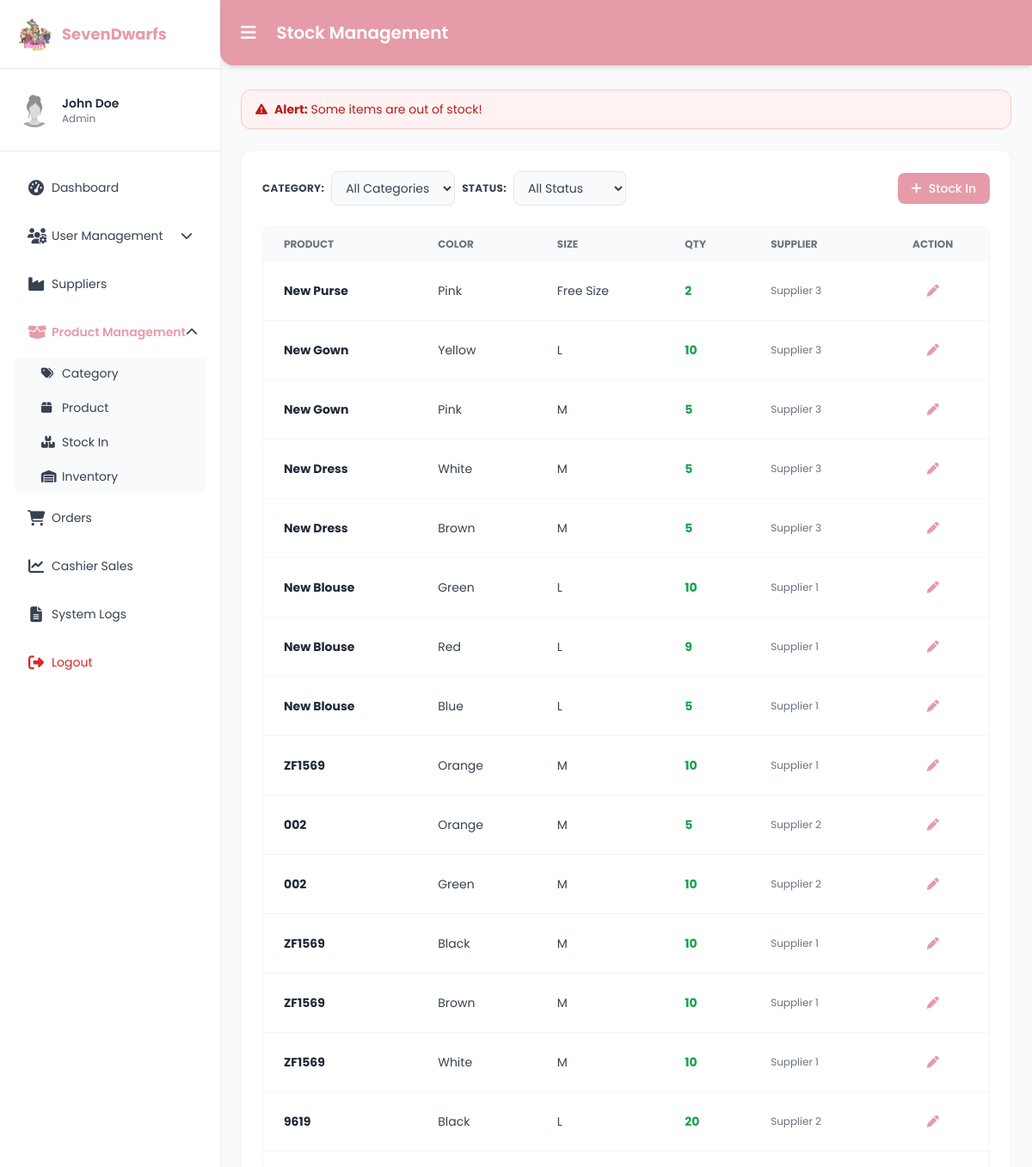
Before: /stock_management.php (signed in, upper part) with the older database file.
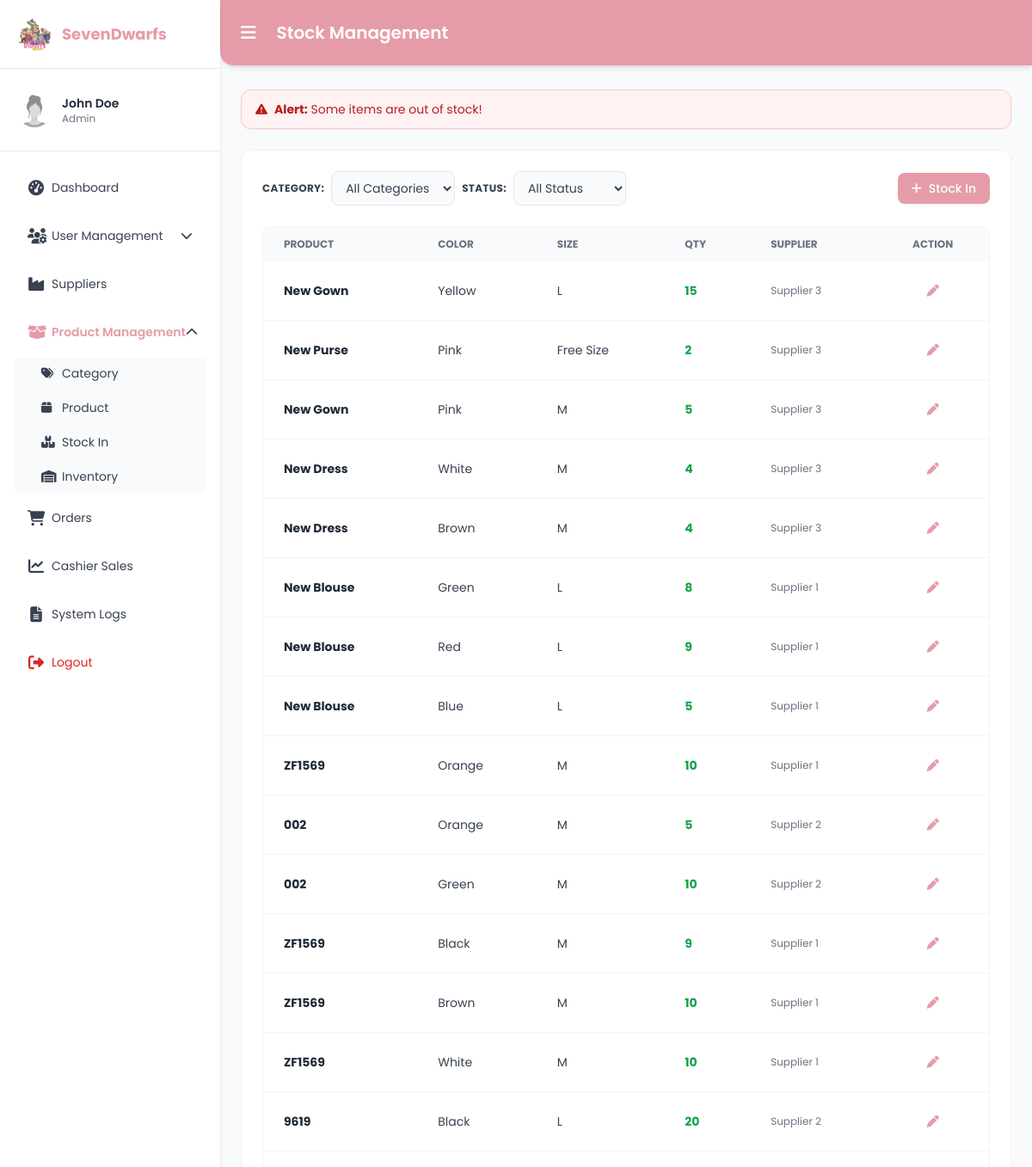
After: the same page with the newer database file.
### tables this page shows
CREATE TABLE `products` (
  `product_id` int(11) NOT NULL,
  `product_name` varchar(255) DEFAULT NULL,
  `description` text DEFAULT NULL,
  `price_id` int(11) DEFAULT NULL,
  `stocks` int(11) DEFAULT NULL,
  `category_id` int(11) DEFAULT NULL,
  `image_url` text DEFAULT NULL,
  `created_at` timestamp NOT NULL DEFAULT current_timestamp(),
  `supplier_id` int(11) DEFAULT NULL,
  `supplier_price` decimal(10,2) NOT NULL,
  `revenue` decimal(10,2) GENERATED ALWAYS AS (`price_id` - `supplier_price`) STORED,
  `sizes` varchar(255) DEFAULT NULL,
  `colors` varchar(255) DEFAULT NULL
);

CREATE TABLE `colors` (
  `color_id` int(11) NOT NULL,
  `color` varchar(50) NOT NULL
);

CREATE TABLE `sizes` (
  `size_id` int(11) NOT NULL,
  `size` varchar(50) NOT NULL
);

CREATE TABLE `suppliers` (
  `supplier_id` int(11) NOT NULL,
  `supplier_name` varchar(255) NOT NULL,
  `supplier_email` varchar(100) DEFAULT NULL,
  `supplier_phone` varchar(20) DEFAULT NULL,
  `created_at` timestamp NOT NULL DEFAULT current_timestamp()
);

### stock_management.php (the view, shortened to what the changed rows need)
<?php
require 'conn.php';
function e($v) { return htmlspecialchars($v ?? '', ENT_QUOTES, 'UTF-8'); }
$stock_rows = [];
$whereSQL = "";
$stockQuery = "
    SELECT
        s.stock_id,
        p.product_id,
        p.product_name,
        p.supplier_price,
        p.price_id AS seller_price,
        s.color_id,
        s.size_id,
        col.color,
        sz.size,
        COALESCE(s.current_qty, 0) AS current_qty,
        p.supplier_id,
        sup.supplier_name,
        MAX(si.date_added) AS date_added
    FROM products p
    INNER JOIN stock s ON p.product_id = s.product_id
    LEFT JOIN categories c ON p.category_id = c.category_id
    LEFT JOIN colors col ON s.color_id = col.color_id
    LEFT JOIN sizes sz ON s.size_id = sz.size_id
    LEFT JOIN stock_in si ON si.stock_id = s.stock_id
    LEFT JOIN suppliers sup ON p.supplier_id = sup.supplier_id
    " . $whereSQL . "
    GROUP BY s.stock_id, p.product_id, p.product_name, s.color_id, s.size_id, col.color, sz.size, s.current_qty
    ORDER BY
        date_added DESC,
        s.stock_id DESC
";
if ($stmt = $conn->prepare($stockQuery)) {
    $stmt->execute();
    $res = $stmt->get_result();
    while ($r = $res->fetch_assoc()) {
        $stock_rows[] = $r;
    }
}
?>
<!DOCTYPE html>
<html lang="en">
<head>
  <script src="https://cdn.tailwindcss.com"></script>
  <link rel="stylesheet" href="https://unpkg.com/nprogress@0.2.0/nprogress.css" />
  <link href="https://cdnjs.cloudflare.com/ajax/libs/font-awesome/6.4.0/css/all.min.css" rel="stylesheet" />
</head>
<body class="text-sm animate-fade-in">
<div class="flex min-h-screen"
     x-data="{
        sidebarOpen: localStorage.getItem('sidebarOpen') === 'false' ? false : true,
        userMenu: false,
        productMenu: true,
        stockInOpen: false,
        editStockOpen: false,
        editData: {
            id: null,
            qty: 0,
            supplier_id: '',
            product_id: '',
            color_id: '',
            size_id: '',
            supplier_price: '',
            price: ''
        }
     }"
     x-init="$watch('sidebarOpen', val => localStorage.setItem('sidebarOpen', val))">
  <aside
    class="bg-white shadow-md fixed top-0 left-0 h-screen z-30 transition-all duration-300 ease-in-out no-scrollbar overflow-y-auto"
    :class="sidebarOpen ? 'w-64' : 'w-20'"
  >
    <div class="p-5 border-b flex items-center h-20 transition-all duration-300" :class="sidebarOpen ? 'space-x-3' : 'justify-center pl-0'">
        <h2 class="text-lg font-bold text-[var(--rose)] whitespace-nowrap overflow-hidden transition-all duration-300"
            x-show="sidebarOpen" x-transition.opacity>SevenDwarfs</h2>
    </div>
  </aside>
  <main class="flex-1 flex flex-col pt-20 bg-gray-50 transition-all duration-300 ease-in-out"
        :class="sidebarOpen ? 'ml-64' : 'ml-20'">
    <header class="bg-[var(--rose)] text-white p-4 flex justify-between items-center shadow-md rounded-bl-2xl fixed top-0 right-0 z-20 transition-all duration-300"
            :class="sidebarOpen ? 'left-64' : 'left-20'">
      <div class="flex items-center gap-4">
          <h1 class="text-xl font-semibold">Stock Management</h1>
      </div>
    </header>
    <section class="p-6 space-y-6">
        <div class="bg-white rounded-xl shadow-sm border border-gray-100 p-6">
            <div class="overflow-x-auto rounded-lg border border-gray-100">
                <table class="min-w-full text-left text-sm text-gray-600">
                    <thead class="bg-gray-50 text-gray-500 uppercase font-bold text-xs">
                        <tr>
                            <th class="px-6 py-3">Product</th>
                            <th class="px-6 py-3">Color</th>
                            <th class="px-6 py-3">Size</th>
                            <th class="px-6 py-3">Qty</th>
                            <th class="px-6 py-3">Supplier</th>
                            <th class="px-6 py-3 text-center">Action</th>
                        </tr>
                    </thead>
                    <tbody class="divide-y divide-gray-100 text-gray-700">
                        <?php if (count($stock_rows) > 0): foreach ($stock_rows as $row): ?>
                          <tr class="hover:bg-gray-50 transition">
                            <td class="px-6 py-4 font-bold text-gray-800">
                                <?= e($row['product_name']) ?>
                            </td>
                            <td class="px-6 py-4"><?= $row['color'] ? e($row['color']) : '<span class="text-gray-400">—</span>' ?></td>
                            <td class="px-6 py-4"><?= $row['size'] ? e($row['size']) : '<span class="text-gray-400">—</span>' ?></td>
                            <td class="px-6 py-4 font-bold <?= ((int)$row['current_qty'] == 0) ? 'text-red-600' : 'text-green-600' ?>"><?= (int)$row['current_qty'] ?></td>
                            <td class="px-6 py-4 text-xs text-gray-500"><?= e($row['supplier_name'] ?? 'N/A') ?></td>
                            <td class="px-6 py-4 text-center">
                                <button
                                    @click="
                                        editData.id = '<?= $row['stock_id'] ?>';
                                        editData.qty = '<?= (int)$row['current_qty'] ?>';
                                        editData.supplier_id = '<?= $row['supplier_id'] ?? '' ?>';
                                        editData.product_id = '<?= $row['product_id'] ?? '' ?>';
                                        editData.color_id = '<?= $row['color_id'] ?? '' ?>';
                                        editData.size_id = '<?= $row['size_id'] ?? '' ?>';
                                        editData.supplier_price = '<?= $row['supplier_price'] ?? '' ?>';
                                        editData.price = '<?= $row['seller_price'] ?? '' ?>';
                                        editStockOpen = true;
                                        // Edit modal still uses fetchProducts to restrict to correct supplier if needed,
                                        // or we can allow it to just load. For now keeping original edit logic.
                                        fetchProducts(editData.supplier_id, 'editProductSelect', editData.product_id);
                                    "
                                    class="text-[var(--rose)] hover:text-white hover:bg-[var(--rose)] p-2 rounded-lg transition" title="Edit">
                                    <i class="fas fa-pen"></i>
                                </button>
                            </td>
                          </tr>
                        <?php endforeach; else: ?>
                          <tr><td colspan="6" class="text-center py-8 text-gray-500">No stock records found matching filters.</td></tr>
                        <?php endif; ?>
                    </tbody>
                </table>
            </div>
        </div>
    </section>
  </main>
</div>
</body>
</html>

Changed rows visible on the page:
changed products "New Gown": current_qty "10" → "15"; moves up the list
computed for products "New Dress": current_qty "5" → "4"
computed for products "New Blouse": current_qty "10" → "8"
computed for products "ZF1569": current_qty "10" → "9"
